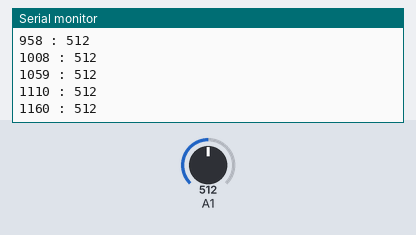
A sketch run on a simulated Arduino Uno, built with avr-gcc and run on an emulated ATmega328P. Shown: the last lines printed to the serial monitor. Inputs (shaded band) come from the test bench; at power-on: A1 = 512.

Above: at 1.2 s.
1.3 s: A1 set to 716
At 1.33 s:
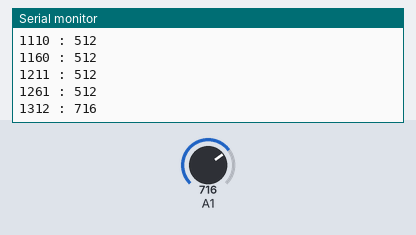
2.8 s: A1 set to 900
At 2.84 s:
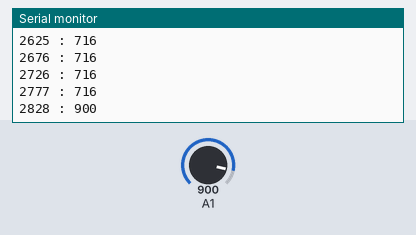
Timing chart, 0 to 5.8 s (numbered marks = the images above; inputs shaded):
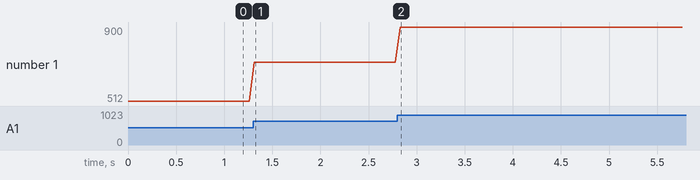

Measured:
- after the input at 1.3 s, the serial monitor: prints a new line at once (image 1)
- plotted number 1: 512 → 716 after the input at 1.3 s

The sketch:

soundSensor.ino
```cpp
unsigned int sound;

void setup() {
  // put your setup code here, to run once:
  Serial.begin(115200);
  pinMode(A1,INPUT);
}

void loop() {
  // put your main code here, to run repeatedly:
  sound = analogRead(A1);
  Serial.print(millis());
  Serial.print(" : ");
  Serial.println(sound);
  delay(50);
}
```
